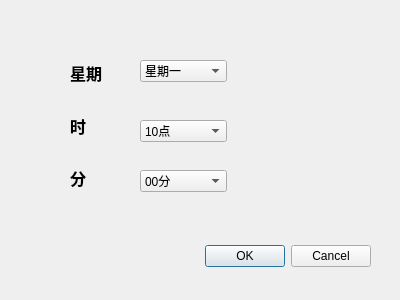
<?xml version="1.0" encoding="UTF-8"?>
<ui version="4.0">
 <class>dlg_setalarm</class>
 <widget class="QDialog" name="dlg_setalarm">
  <property name="geometry">
   <rect>
    <x>0</x>
    <y>0</y>
    <width>400</width>
    <height>300</height>
   </rect>
  </property>
  <property name="windowTitle">
   <string>Dialog</string>
  </property>
  <widget class="QDialogButtonBox" name="Button">
   <property name="geometry">
    <rect>
     <x>30</x>
     <y>240</y>
     <width>341</width>
     <height>32</height>
    </rect>
   </property>
   <property name="orientation">
    <enum>Qt::Horizontal</enum>
   </property>
   <property name="standardButtons">
    <set>QDialogButtonBox::Cancel|QDialogButtonBox::Ok</set>
   </property>
  </widget>
  <widget class="QComboBox" name="weekBox">
   <property name="geometry">
    <rect>
     <x>140</x>
     <y>60</y>
     <width>87</width>
     <height>22</height>
    </rect>
   </property>
   <item>
    <property name="text">
     <string>星期一</string>
    </property>
   </item>
   <item>
    <property name="text">
     <string>星期二</string>
    </property>
   </item>
   <item>
    <property name="text">
     <string>星期三</string>
    </property>
   </item>
   <item>
    <property name="text">
     <string>星期四</string>
    </property>
   </item>
   <item>
    <property name="text">
     <string>星期五</string>
    </property>
   </item>
   <item>
    <property name="text">
     <string>星期六</string>
    </property>
   </item>
   <item>
    <property name="text">
     <string>星期天</string>
    </property>
   </item>
  </widget>
  <widget class="QComboBox" name="hourBox">
   <property name="geometry">
    <rect>
     <x>140</x>
     <y>120</y>
     <width>87</width>
     <height>22</height>
    </rect>
   </property>
   <item>
    <property name="text">
     <string>10点</string>
    </property>
   </item>
   <item>
    <property name="text">
     <string>14点</string>
    </property>
   </item>
   <item>
    <property name="text">
     <string>18点</string>
    </property>
   </item>
  </widget>
  <widget class="QComboBox" name="minuteBox">
   <property name="geometry">
    <rect>
     <x>140</x>
     <y>170</y>
     <width>87</width>
     <height>22</height>
    </rect>
   </property>
   <item>
    <property name="text">
     <string>00分</string>
    </property>
   </item>
   <item>
    <property name="text">
     <string>30分</string>
    </property>
   </item>
   <item>
    <property name="text">
     <string>45分</string>
    </property>
   </item>
  </widget>
  <widget class="QWidget" name="">
   <property name="geometry">
    <rect>
     <x>70</x>
     <y>50</y>
     <width>51</width>
     <height>151</height>
    </rect>
   </property>
   <layout class="QGridLayout" name="gridLayout">
    <item row="0" column="0">
     <widget class="QLabel" name="label">
      <property name="font">
       <font>
        <family>Agency FB</family>
        <pointsize>12</pointsize>
        <weight>75</weight>
        <bold>true</bold>
       </font>
      </property>
      <property name="text">
       <string>星期</string>
      </property>
     </widget>
    </item>
    <item row="1" column="0">
     <widget class="QLabel" name="label_2">
      <property name="font">
       <font>
        <family>Agency FB</family>
        <pointsize>12</pointsize>
        <weight>75</weight>
        <bold>true</bold>
       </font>
      </property>
      <property name="text">
       <string>时</string>
      </property>
     </widget>
    </item>
    <item row="2" column="0">
     <widget class="QLabel" name="label_3">
      <property name="font">
       <font>
        <family>Agency FB</family>
        <pointsize>12</pointsize>
        <weight>75</weight>
        <bold>true</bold>
       </font>
      </property>
      <property name="text">
       <string>分</string>
      </property>
     </widget>
    </item>
   </layout>
  </widget>
 </widget>
 <resources/>
 <connections>
  <connection>
   <sender>Button</sender>
   <signal>accepted()</signal>
   <receiver>dlg_setalarm</receiver>
   <slot>accept()</slot>
   <hints>
    <hint type="sourcelabel">
     <x>248</x>
     <y>254</y>
    </hint>
    <hint type="destinationlabel">
     <x>157</x>
     <y>274</y>
    </hint>
   </hints>
  </connection>
  <connection>
   <sender>Button</sender>
   <signal>rejected()</signal>
   <receiver>dlg_setalarm</receiver>
   <slot>reject()</slot>
   <hints>
    <hint type="sourcelabel">
     <x>316</x>
     <y>260</y>
    </hint>
    <hint type="destinationlabel">
     <x>286</x>
     <y>274</y>
    </hint>
   </hints>
  </connection>
 </connections>
</ui>
